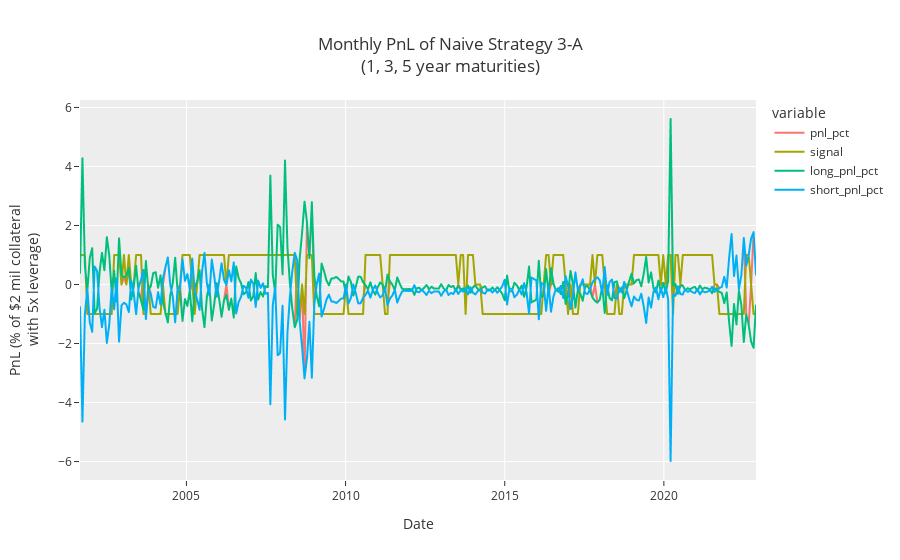

The notebook cell saved with this chart:
### Markdown cell above
Let's look at one of the best performing (least bad) paramsets:

### Code cell
plot_pnl(
    'strat_n3A_135_sigma_thresh0.25_window_size102',
    title=f'Monthly PnL of Naive Strategy 3-A<br>(1, 3, 5 year maturities)',
)

### Figure 1 — Plotly figure (JSON) as saved in the notebook; plotly's stock layout.template omitted (floating-point values rounded to 4 significant figures; data arrays with more than 128 entries replaced by an {"elided": "..."} marker saying what was removed)
{"data": [{"hovertemplate": "variable=pnl_pct<br>Date=%{x}<br>PnL (% of $2 mil collateral<br>with 5x leverage)=%{y}<extra></extra>", "legendgroup": "pnl_pct", "line": {"color": "#F8766D", "dash": "solid"}, "marker": {"symbol": "circle"}, "mode": "lines", "name": "pnl_pct", "showlegend": true, "type": "scattergl", "x": {"elided": "278 str values"}, "xaxis": "x", "y": {"elided": "278 float values"}, "yaxis": "y"}, {"hovertemplate": "variable=signal<br>Date=%{x}<br>PnL (% of $2 mil collateral<br>with 5x leverage)=%{y}<extra></extra>", "legendgroup": "signal", "line": {"color": "#A3A500", "dash": "solid"}, "marker": {"symbol": "circle"}, "mode": "lines", "name": "signal", "showlegend": true, "type": "scattergl", "x": {"elided": "278 str values"}, "xaxis": "x", "y": {"elided": "278 int values"}, "yaxis": "y"}, {"hovertemplate": "variable=long_pnl_pct<br>Date=%{x}<br>PnL (% of $2 mil collateral<br>with 5x leverage)=%{y}<extra></extra>", "legendgroup": "long_pnl_pct", "line": {"color": "#00BF7D", "dash": "solid"}, "marker": {"symbol": "circle"}, "mode": "lines", "name": "long_pnl_pct", "showlegend": true, "type": "scattergl", "x": {"elided": "278 str values"}, "xaxis": "x", "y": {"elided": "278 float values"}, "yaxis": "y"}, {"hovertemplate": "variable=short_pnl_pct<br>Date=%{x}<br>PnL (% of $2 mil collateral<br>with 5x leverage)=%{y}<extra></extra>", "legendgroup": "short_pnl_pct", "line": {"color": "#00B0F6", "dash": "solid"}, "marker": {"symbol": "circle"}, "mode": "lines", "name": "short_pnl_pct", "showlegend": true, "type": "scattergl", "x": {"elided": "278 str values"}, "xaxis": "x", "y": {"elided": "278 float values"}, "yaxis": "y"}], "layout": {"autosize": true, "legend": {"title": {"text": "variable"}, "tracegroupgap": 0}, "title": {"text": "Monthly PnL of Naive Strategy 3-A<br>(1, 3, 5 year maturities)"}, "xaxis": {"anchor": "y", "autorange": true, "domain": [0, 1], "range": ["2001-08-29", "2022-11-23"], "title": {"text": "Date"}, "type": "date"}, "yaxis": {"anchor": "x", "autorange": true, "domain": [0, 1], "range": [-6.625, 6.252], "title": {"text": "PnL (% of $2 mil collateral<br>with 5x leverage)"}, "type": "linear"}}}
